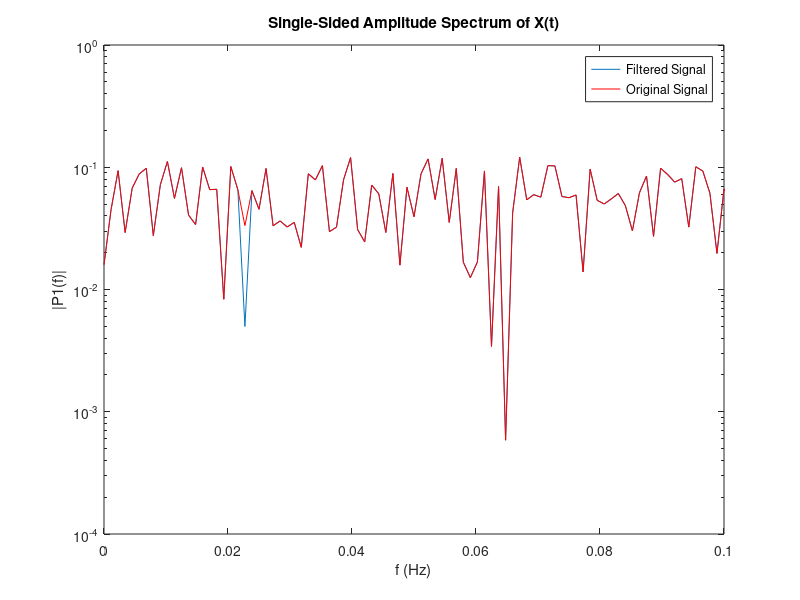
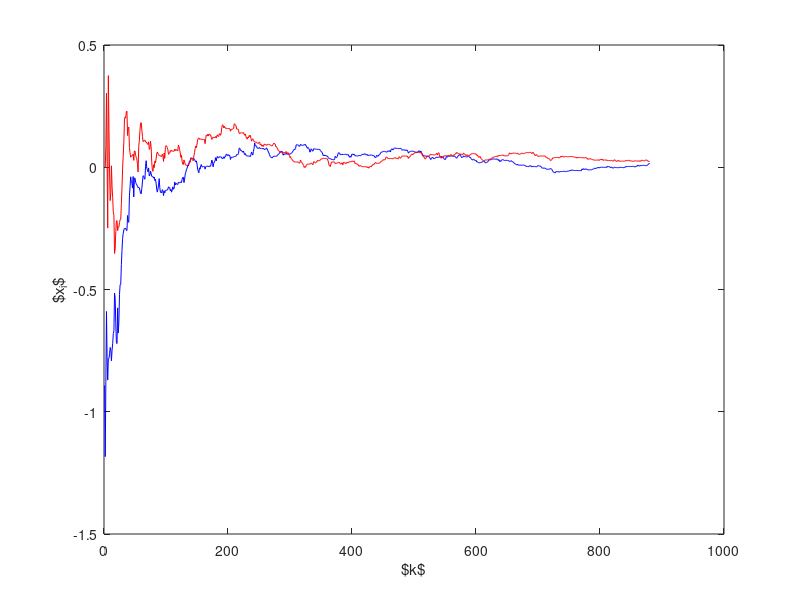

Source code (MATLAB) for these figures, in order:
clear variables;
close all

r = 41;
N = 20 + floor(r/10*6);
L = 20*N;
y = randn(L,1);
y = y/(std(y));
fs = 1/N;
f = 0:fs:fs*(N-1);
f_cos = repmat(cos(f*2*pi),[1 20]);
f_sin = repmat(sin(f*2*pi),[1 20]);
k = 880

% Opgave 2.3
A_data = [f_cos' f_sin'];
a = A_data(1,:);
x = A_data(1,:)\y(1);
P = eye(2);
A = P*a'/(1+a*P*a');
for i = 1:k
    a = A_data(i,:);
    x = x - A*(a*x-y(i));
    A = P*a'/(1+a*P*a');
    P = P - P*a'*a*P/(1+a*P*a');
    X(i,:) = x;
end

Y = fft(A_data*x-y);
P2 = abs(Y/L);
P1 = P2(1:L/2+1);
P1(2:end-1) = 2*P1(2:end-1);

f = (0:(L/2))/L;
figure()
semilogy(f, P1);
xlim([0 0.1])

title('Single-Sided Amplitude Spectrum of X(t)')
xlabel('f (Hz)')
ylabel('|P1(f)|')
hold on
Y = fft(y);
P2 = abs(Y/L);
P1 = P2(1:L/2+1);
P1(2:end-1) = 2*P1(2:end-1);
f = (0:(L/2))/L;
semilogy(f,P1,'r');
legend('Filtered Signal','Original Signal');

figure();
plot(X(:,1),'b');
hold on
plot(X(:,2),'r');
xlabel('$k$');
ylabel('$x_i$');

